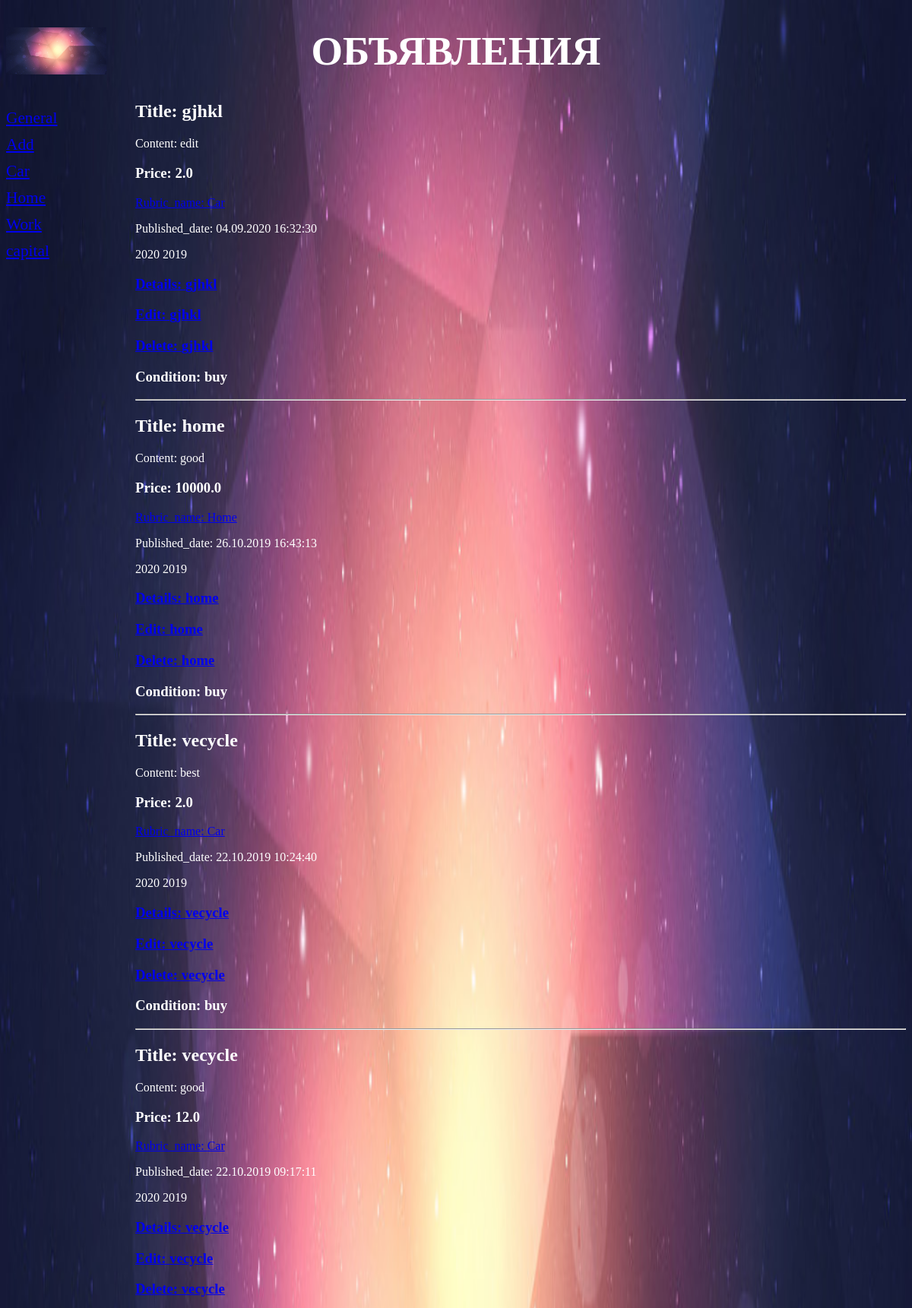
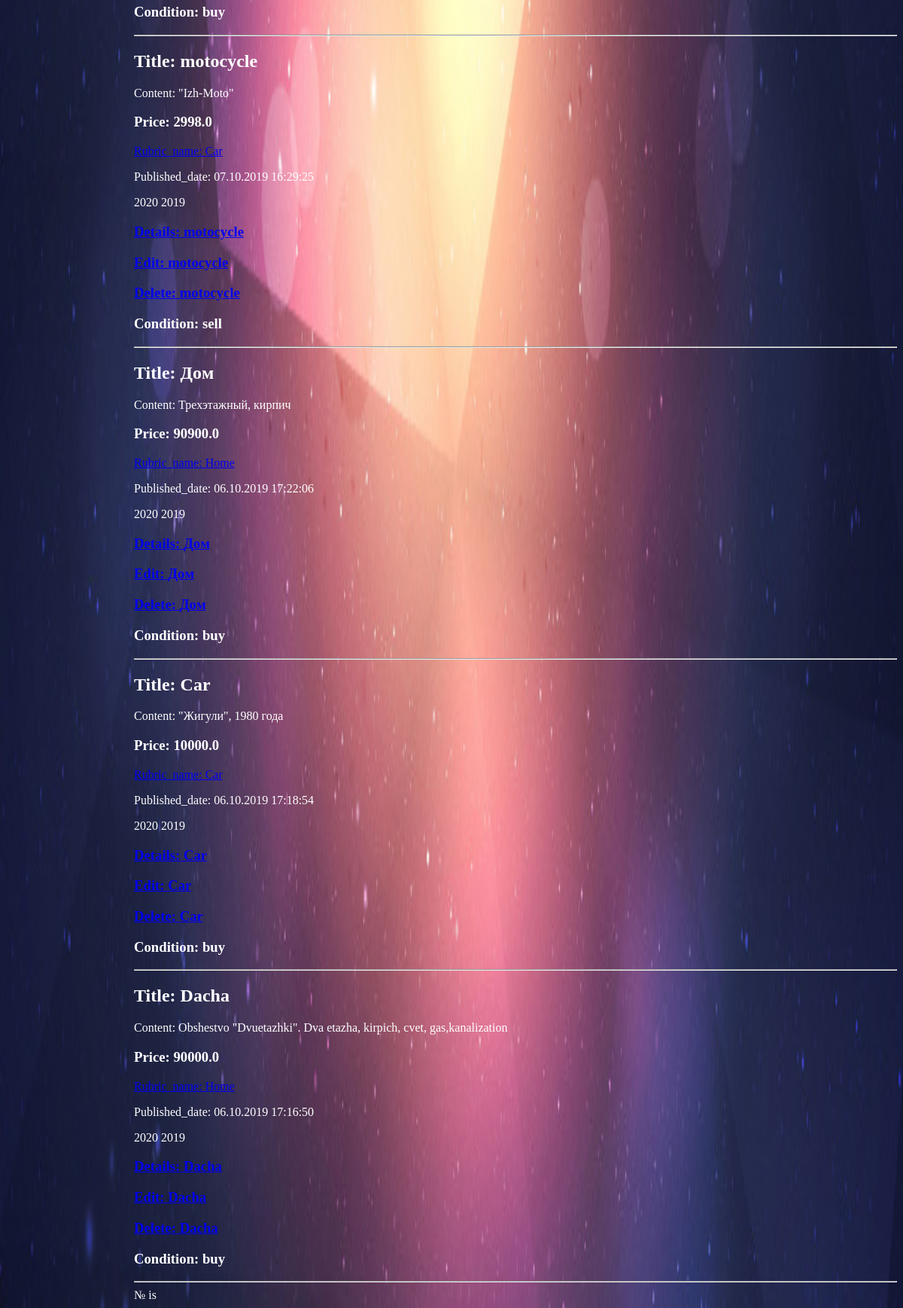
The page / on the database its author committed (2 pictures, top to bottom).
### bboard/models.py (models this page shows, shortened)
class Bb(models.Model):
    Kinds = (
        (None,'Choose advertise'),
        ('buy','Buy'),
        ('sell','Sell'),
        ('change','Change'),
    )
    title = models.CharField(max_length=50, verbose_name = 'Goods')
    content = models.TextField(null=True, blank=True, verbose_name = 'Describe')
    price = models.FloatField(null=True, blank=True, verbose_name = "Price", validators = [validate_even])
    published = models.DateTimeField(auto_now_add=True, db_index=True, verbose_name = "PublishedDate")
    rubric = models.ForeignKey('Rubric', null=True, on_delete=models.PROTECT, verbose_name='Rubric',related_name='entries')
    kind = models.CharField(max_length=10, choices = Kinds,verbose_name='Some Kind of Choises')
    class Meta:
        verbose_name_plural = 'Publication'
        verbose_name = 'Publication'
        ordering = ['-published']
    def title_and_price(self):
        if self.price:
            return '%s (%.3f)' % (self.title, self.price)
        else:
            return self.title
    title_and_price.short_description = "Title and price"

class Rubric(models.Model):
    name = models.CharField(max_length=20, db_index=True, verbose_name = 'Title')
    class Meta:
        verbose_name_plural = 'Rubrics'
        verbose_name = 'Rubric'
        ordering = ['name']

### bboard/views.py (the view)
class BbIndexView(ArchiveIndexView):
    model = Bb
    date_field = 'published'
    template_name = 'bboard/index.html'
    context_object_name = 'bbs'
    allow_empty = True
    def get_context_data( self, *args, **kwargs):
        context = super().get_context_data( *args, **kwargs)
        context['bbs'] = Bb.objects.all()
        context['rubrics'] = Rubric.objects.all()
        return context

### bboard/templates/bboard/index.html (shortened to what this page needs)
{% extends "layout/basic.html" %}
{% block content %}
{% for bb in bbs %}
<div class="b">
    <h2>Title: {{bb.title}} </h2>
    <p>Content: {{bb.content}}</p>
    <h3>Price: {{bb.price}} </h3>
    <p><a href="/b/{{ bb.rubric.pk }}/">Rubric_name: {{bb.rubric.name}}</a></p>
    <p>Published_date: {{ bb.published|date:"d.m.Y H:i:s" }}</p>
    <p>
        {% for d in date_list %}
        {{ d.year }}
        {% endfor %}
    </p>
    <h3><a href="{% url 'detail' pk=bb.pk %}">Details: {{bb.title}}</a></h3>
    <h3><a href="{% url 'edit' pk=bb.pk %}">Edit: {{bb.title}}</a></h3>
    <h3><a href="{% url 'delete' pk=bb.pk %}">Delete: {{bb.title}}</a></h3>
    <h3>Condition: {{bb.kind}} </h3>
<hr/>
</div>
{% endfor %}
<div>
    №{{page.number}} is {{page.paginator.num_pages}}
</div>
{% endblock %}

### bboard/templates/layout/basic.html (shortened to what this page needs)
{% load static %}
<!DOCTYPE html>
<html>
<head>
    <link rel="stylesheet" type="text/css" href="{% static 'bboard/style.css' %}">
</head>
<body>
<header>
<h1>Объявления</h1>
</header>
<nav>
    <a href="{% url 'index' %}">General</a>
    <a href="{% url 'add' %}">Add</a>
    {% for rubric in rubrics %}
        <a href="{% url 'by_rubric' rubric.pk %}">{{ rubric.name }}</a>
    {% endfor %}
</nav>
<section>
{% block content %}
{% endblock %}
</section>
</body>
</html>

### bboard/static/bboard/style.css (style rules this page uses)
body { background: url("./bg.jpg") no-repeat; -moz-background-size: 100%; -webkit-background-size: 100%; -o-background-size: 100%; }
header h1 { font-size: 40pt; text-transform: uppercase; text-align: center; color: white; background: url("./bg.jpg") left / auto 100% no-repeat; }
nav { font-size: 16pt; width: 150px; float: left; }
nav a { display: block; margin: 10px 0px; }
section { margin-left: 170px; color:white; }

### rows shown on the page
Bb: title "gjhkl", content "edit", price "2.0", rubric.name "Car", published "04.09.2020 16:32:30", year "2020" "2019", kind "buy"
Bb: title "home", content "good", price "10000.0", rubric.name "Home", published "26.10.2019 16:43:13", year "2020" "2019", kind "buy"
Bb: title "vecycle", content "best", price "2.0", rubric.name "Car", published "22.10.2019 10:24:40", year "2020" "2019", kind "buy"
Bb: title "vecycle", content "good", price "12.0", rubric.name "Car", published "22.10.2019 09:17:11", year "2020" "2019", kind "buy"
Bb: title "motocycle", content "\"Izh-Moto\"", price "2998.0", rubric.name "Car", published "07.10.2019 16:29:25", year "2020" "2019", kind "sell"
Bb: title "Дoм", content "Трехэтажный, кирпич", price "90900.0", rubric.name "Home", published "06.10.2019 17:22:06", year "2020" "2019", kind "buy"
Bb: title "Car", content "\"Жигули\", 1980 года", price "10000.0", rubric.name "Car", published "06.10.2019 17:18:54", year "2020" "2019", kind "buy"
Bb: title "Dacha", content "Obshestvo \"Dvuetazhki\". Dva etazha, kirpich, cvet, gas,kanalization", price "90000.0", rubric.name "Home", published "06.10.2019 17:16:50", year "2020" "2019", kind "buy"
